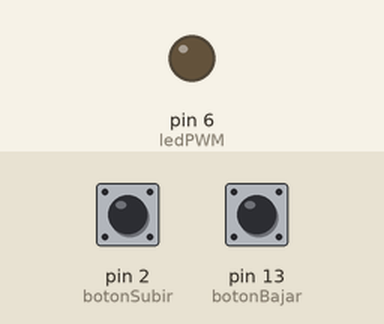
Recording of a sketch running on a simulated Arduino Uno, built with avr-gcc and run on an emulated ATmega328P. Shown: output pins drawn as LEDs (lit = HIGH). Inputs (shaded band) come from the test bench; at power-on: pin 2 (botonSubir) HIGH, pin 13 (botonBajar) HIGH.

Above: at 1.2 s.
1.3 s: pin 2 (botonSubir) pulled LOW for 0.15 s
At 2.1 s:
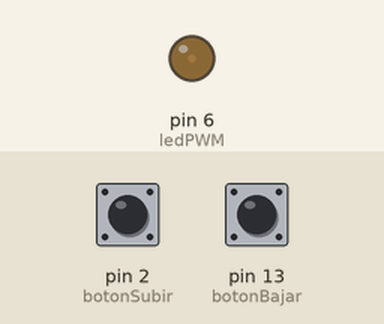
2.9 s: pin 13 (botonBajar) pulled LOW for 0.15 s
At 3.3 s:
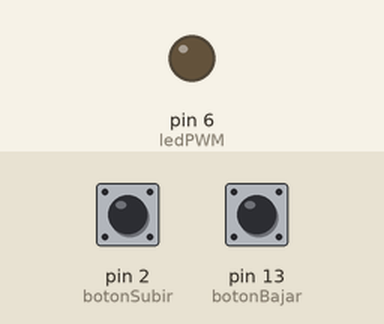
4.5 s: pin 2 (botonSubir) pulled LOW for 1 s
At 5.8 s:
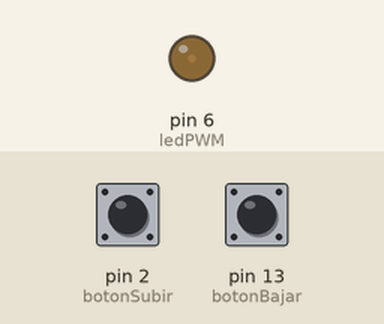
7.0 s: pin 13 (botonBajar) pulled LOW for 1 s
At 7.7 s:
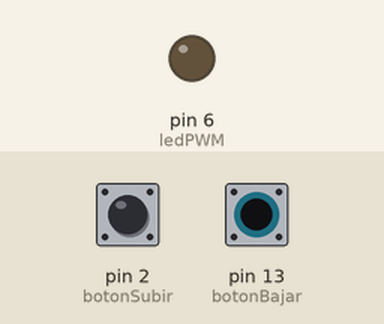
9.5 s: pin 2 (botonSubir) pulsed LOW 5 times (0.12 s each, 0.3 s apart)
At 11.7 s:
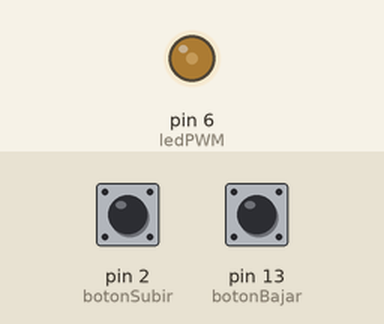
12.5 s: pin 2 (botonSubir) pulsed LOW 5 times (0.12 s each, 0.3 s apart)
At 14.0 s:
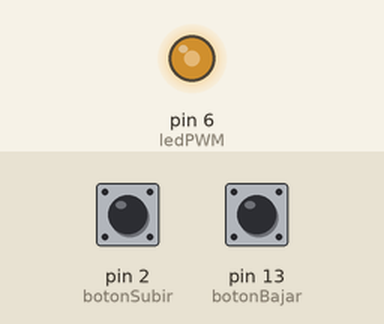
Timing chart, 0 to 15.5 s (numbered marks = the images above; inputs shaded):
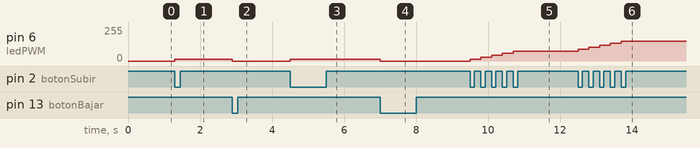

The sketch:

reto5.ino
```cpp
// Pines
const int botonSubir = 2;   // Botón para aumentar brillo
const int botonBajar = 13;   // Botón para disminuir brillo
const int ledPWM = 6;       // LED en pin PWM (usar 3, 5, 6, 9, 10 o 11 en Arduino UNO)

// Variables
int brillo = 0;              // Nivel de brillo (0-255)
const int paso = 15;         // Incremento/decremento por pulsación
bool estadoAnteriorSubir = HIGH;
bool estadoAnteriorBajar = HIGH;

void setup() {
  pinMode(botonSubir, INPUT_PULLUP);
  pinMode(botonBajar, INPUT_PULLUP);
  pinMode(ledPWM, OUTPUT);
}

void loop() {
  bool estadoSubir = digitalRead(botonSubir);
  bool estadoBajar = digitalRead(botonBajar);

  // Botón de aumento
  if (estadoSubir == LOW && estadoAnteriorSubir == HIGH) {
    brillo += paso;
    if (brillo > 255) brillo = 255; // Limitar al máximo
    analogWrite(ledPWM, brillo);
    delay(50); // Anti-rebote
  }

  // Botón de disminución
  if (estadoBajar == LOW && estadoAnteriorBajar == HIGH) {
    brillo -= paso;
    if (brillo < 0) brillo = 0; // Limitar al mínimo
    analogWrite(ledPWM, brillo);
    delay(50); // Anti-rebote
  }

  // Guardar estados previos
  estadoAnteriorSubir = estadoSubir;
  estadoAnteriorBajar = estadoBajar;
}
```

Measured:
- after the input at 1.3 s, pin 6 (ledPWM): 0/255 → 15/255 at once
- after the input at 2.9 s, pin 6 (ledPWM): 15/255 → 0/255 at once
- after the input at 4.5 s, pin 6 (ledPWM): 0/255 → 15/255 at once
- after the input at 7.0 s, pin 6 (ledPWM): 15/255 → 0/255 at once
- after the input at 9.5 s, pin 6 (ledPWM): moves from 0/255 to 75/255 over 1.2 s, starting at once
- after the input at 12.5 s, pin 6 (ledPWM): moves from 75/255 to 150/255 over 1.2 s, starting at once
